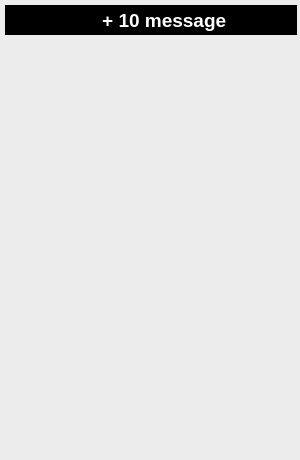
<?xml version="1.0" encoding="UTF-8"?>
<ui version="4.0">
 <class>Notifier</class>
 <widget class="QWidget" name="Notifier">
  <property name="geometry">
   <rect>
    <x>0</x>
    <y>0</y>
    <width>300</width>
    <height>460</height>
   </rect>
  </property>
  <property name="sizePolicy">
   <sizepolicy hsizetype="Expanding" vsizetype="Expanding">
    <horstretch>0</horstretch>
    <verstretch>0</verstretch>
   </sizepolicy>
  </property>
  <property name="minimumSize">
   <size>
    <width>300</width>
    <height>0</height>
   </size>
  </property>
  <property name="maximumSize">
   <size>
    <width>300</width>
    <height>16777215</height>
   </size>
  </property>
  <property name="palette">
   <palette>
    <active>
     <colorrole role="Base">
      <brush brushstyle="SolidPattern">
       <color alpha="255">
        <red>255</red>
        <green>255</green>
        <blue>255</blue>
       </color>
      </brush>
     </colorrole>
     <colorrole role="Window">
      <brush brushstyle="SolidPattern">
       <color alpha="25">
        <red>148</red>
        <green>148</green>
        <blue>148</blue>
       </color>
      </brush>
     </colorrole>
    </active>
    <inactive>
     <colorrole role="Base">
      <brush brushstyle="SolidPattern">
       <color alpha="255">
        <red>255</red>
        <green>255</green>
        <blue>255</blue>
       </color>
      </brush>
     </colorrole>
     <colorrole role="Window">
      <brush brushstyle="SolidPattern">
       <color alpha="25">
        <red>148</red>
        <green>148</green>
        <blue>148</blue>
       </color>
      </brush>
     </colorrole>
    </inactive>
    <disabled>
     <colorrole role="Base">
      <brush brushstyle="SolidPattern">
       <color alpha="25">
        <red>148</red>
        <green>148</green>
        <blue>148</blue>
       </color>
      </brush>
     </colorrole>
     <colorrole role="Window">
      <brush brushstyle="SolidPattern">
       <color alpha="25">
        <red>148</red>
        <green>148</green>
        <blue>148</blue>
       </color>
      </brush>
     </colorrole>
    </disabled>
   </palette>
  </property>
  <property name="windowTitle">
   <string>Form</string>
  </property>
  <property name="autoFillBackground">
   <bool>true</bool>
  </property>
  <layout class="QVBoxLayout" name="verticalLayout_3">
   <property name="spacing">
    <number>1</number>
   </property>
   <property name="leftMargin">
    <number>5</number>
   </property>
   <property name="topMargin">
    <number>5</number>
   </property>
   <property name="rightMargin">
    <number>3</number>
   </property>
   <property name="bottomMargin">
    <number>5</number>
   </property>
   <item>
    <widget class="QLabel" name="label">
     <property name="sizePolicy">
      <sizepolicy hsizetype="Preferred" vsizetype="Preferred">
       <horstretch>0</horstretch>
       <verstretch>0</verstretch>
      </sizepolicy>
     </property>
     <property name="minimumSize">
      <size>
       <width>0</width>
       <height>30</height>
      </size>
     </property>
     <property name="palette">
      <palette>
       <active>
        <colorrole role="WindowText">
         <brush brushstyle="SolidPattern">
          <color alpha="255">
           <red>255</red>
           <green>255</green>
           <blue>255</blue>
          </color>
         </brush>
        </colorrole>
        <colorrole role="Base">
         <brush brushstyle="SolidPattern">
          <color alpha="255">
           <red>255</red>
           <green>255</green>
           <blue>255</blue>
          </color>
         </brush>
        </colorrole>
        <colorrole role="Window">
         <brush brushstyle="SolidPattern">
          <color alpha="255">
           <red>0</red>
           <green>0</green>
           <blue>0</blue>
          </color>
         </brush>
        </colorrole>
       </active>
       <inactive>
        <colorrole role="WindowText">
         <brush brushstyle="SolidPattern">
          <color alpha="255">
           <red>255</red>
           <green>255</green>
           <blue>255</blue>
          </color>
         </brush>
        </colorrole>
        <colorrole role="Base">
         <brush brushstyle="SolidPattern">
          <color alpha="255">
           <red>255</red>
           <green>255</green>
           <blue>255</blue>
          </color>
         </brush>
        </colorrole>
        <colorrole role="Window">
         <brush brushstyle="SolidPattern">
          <color alpha="255">
           <red>0</red>
           <green>0</green>
           <blue>0</blue>
          </color>
         </brush>
        </colorrole>
       </inactive>
       <disabled>
        <colorrole role="WindowText">
         <brush brushstyle="SolidPattern">
          <color alpha="255">
           <red>128</red>
           <green>128</green>
           <blue>128</blue>
          </color>
         </brush>
        </colorrole>
        <colorrole role="Base">
         <brush brushstyle="SolidPattern">
          <color alpha="255">
           <red>0</red>
           <green>0</green>
           <blue>0</blue>
          </color>
         </brush>
        </colorrole>
        <colorrole role="Window">
         <brush brushstyle="SolidPattern">
          <color alpha="255">
           <red>0</red>
           <green>0</green>
           <blue>0</blue>
          </color>
         </brush>
        </colorrole>
       </disabled>
      </palette>
     </property>
     <property name="font">
      <font>
       <family>Liberation Sans</family>
       <pointsize>14</pointsize>
       <weight>75</weight>
       <italic>false</italic>
       <bold>true</bold>
      </font>
     </property>
     <property name="autoFillBackground">
      <bool>true</bool>
     </property>
     <property name="frameShape">
      <enum>QFrame::NoFrame</enum>
     </property>
     <property name="frameShadow">
      <enum>QFrame::Plain</enum>
     </property>
     <property name="text">
      <string>     + 10 message</string>
     </property>
     <property name="alignment">
      <set>Qt::AlignCenter</set>
     </property>
    </widget>
   </item>
   <item>
    <spacer name="verticalSpacer">
     <property name="orientation">
      <enum>Qt::Vertical</enum>
     </property>
     <property name="sizeType">
      <enum>QSizePolicy::Expanding</enum>
     </property>
     <property name="sizeHint" stdset="0">
      <size>
       <width>20</width>
       <height>20</height>
      </size>
     </property>
    </spacer>
   </item>
   <item>
    <layout class="QVBoxLayout" name="verticalLayout">
     <property name="spacing">
      <number>3</number>
     </property>
    </layout>
   </item>
  </layout>
 </widget>
 <resources/>
 <connections/>
</ui>
